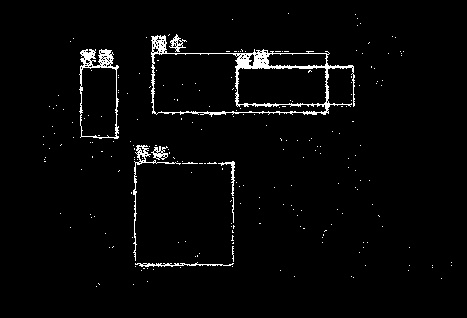
#> input picture bin_red_channel.jpg, 467 x 318 px
$ python squre_detect.py
#> lines starting #> are read from the running program, lines starting #| are printed output that depends on the picture; after the words box and inside, x2 and y2 are one past the last pixel; in counts of white or black regions, pixels touching at a corner belong together
import cv2
import numpy as np
# img = cv2.imread('nsmail-1.jpg')
# img = cv2.imread('images/canny.jpg')
img = cv2.imread('bin_red_channel.jpg')
#> img is the input picture: shape (318, 467, 3); min 0, max 255, mean 7
img = cv2.bitwise_not(img)
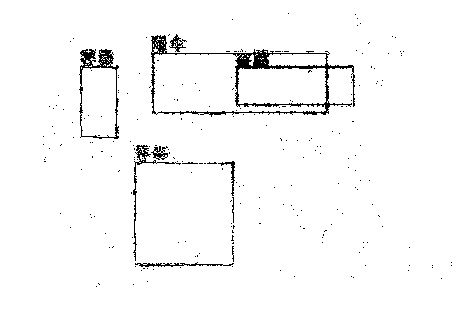
#> img: shape (318, 467, 3); min 0, max 255, mean 248
gray = cv2.cvtColor(img, cv2.COLOR_BGR2GRAY)
ret, binary = cv2.threshold(gray, 0, 255, cv2.THRESH_BINARY_INV | cv2.THRESH_OTSU)
#> binary: shape (318, 467); 2.7% white in thin lines or dots, all inside (x1, y1, x2, y2) = (43, 13, 452, 287)
#> ret = 7
kernel = cv2.getStructuringElement(cv2.MORPH_RECT, (3, 3))
binary = cv2.morphologyEx(binary, cv2.MORPH_CLOSE, kernel)
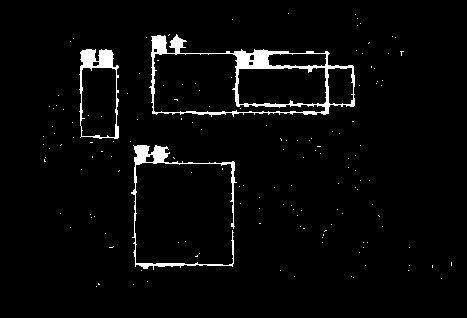
#> binary: shape (318, 467); 3.4% white; 150 white regions (147 under 20 px)
contours, hierarchy = cv2.findContours(binary, cv2.RETR_EXTERNAL, cv2.CHAIN_APPROX_SIMPLE)
#> contours = 139 contours, 136 with area under 20; largest, box (x1, y1, x2, y2) and area: (149, 34, 355, 117) 12038, (79, 49, 119, 139) 3041, (131, 145, 237, 270) 836

for contour in contours:
    cv2.drawContours(img, [contour], 0, (0, 0, 255), 2)
#> this loop made 139 passes
#> contour on passes 1 to 12: [[96, 286]], [[133, 284]], [[98, 283], [98, 284], [99, 284]], [[147, 281]], [[441, 278]], [[353, 277]], [[351, 276]], [[294, 276]], [[408, 270]], [[280, 270]], [[141, 270]], [[432, 265], [432, 267]]
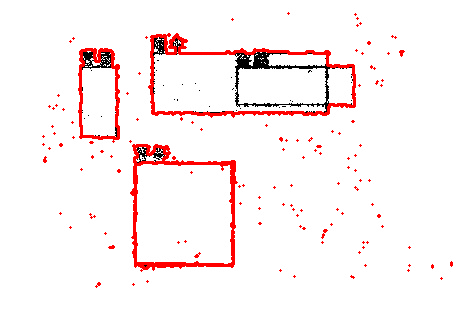
#> img: shape (318, 467, 3); 3.95% of pixels changed, all inside (x1, y1, x2, y2) = (42, 12, 453, 288)

rects = []
for contour in contours:
    area = cv2.contourArea(contour)
    if area < 100:
        continue
    rect = cv2.minAreaRect(contour)
    (x, y), (w, h), angle = rect
    if h > w:
        w, h = h, w
        angle += 90
    if w / h > 1.5:
        continue
    rects.append(rect)
#> this loop made 139 passes
#> (area, x, y, w, h, angle) on pass 132: (12038, 252.2, 77.13, 205.5, 80.67, 2.08)
#> after the loop, rects = [((182.7, 208), (124, 104.6), -87.88)]

for rect in rects:
    box = cv2.boxPoints(rect)
    box = np.int0(box)
    cv2.drawContours(img, [box], 0, (0, 255, 0), 2)
#> this loop made 1 pass
#> (rect, box) on pass 1: (((182.7, 208), (124, 104.6), -87.88), [[232, 271], [128, 268], [132, 144], [237, 148]])
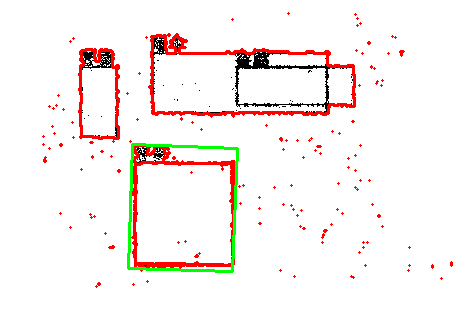
#> img: shape (318, 467, 3); 0.92% of pixels changed, all inside (x1, y1, x2, y2) = (127, 143, 239, 273)

cv2.imshow('img', img)
cv2.waitKey(0)
cv2.destroyAllWindows()

$ run again, with new_image.jpg copied over bin_red_channel.jpg
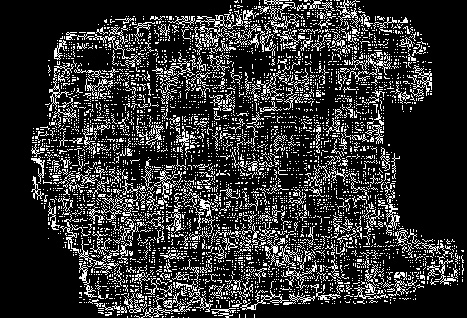
#> input picture new_image.jpg, 467 x 318 px
#> img is the input picture: shape (318, 467, 3); min 0, max 255, mean 50
#> ret = 8
#> `binary = cv2.morphologyEx(binary, cv2.MORPH_CLOSE, kernel)`:
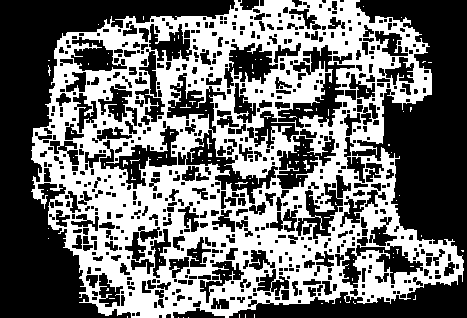
#> binary: shape (318, 467); 43.2% white; 127 white regions (122 under 20 px)
#> contours = 32 contours, 31 with area under 20; largest, box (x1, y1, x2, y2) and area: (31, 0, 464, 318) 103221
#> the loop `for contour in contours:` made 32 passes
#> contour on passes 1 to 8: [[188, 317]], [[183, 317]], [[178, 317]], [[127, 316], [127, 317]], [[254, 314], [254, 317]], [[245, 314], [245, 317]], [[239, 314], [239, 317]], [[321, 303], [322, 303]]
#> the loop `for contour in contours:` made 32 passes
#> (area, x, y, w, h, angle) on pass 32: (103221, 241.1, 157.6, 424.5, 315.3, -4.94)
#> after the loop `for contour in contours:`: rects = [((241.1, 157.6), (424.5, 315.3), -4.94)]
#> the loop `for rect in rects:` made 1 pass
#> (rect, box) on pass 1: (((241.1, 157.6), (424.5, 315.3), -4.94), [[43, 332], [16, 18], [438, -17], [466, 296]])
#> after the loop `for rect in rects:`:
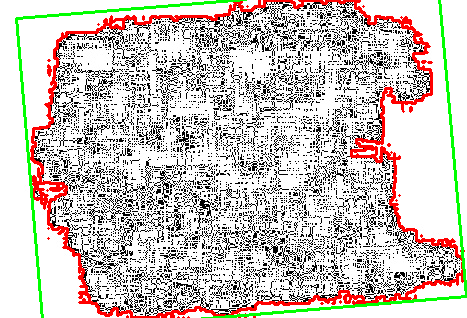
#> img: shape (318, 467, 3); mean B, G, R 191.5, 197, 203.8
